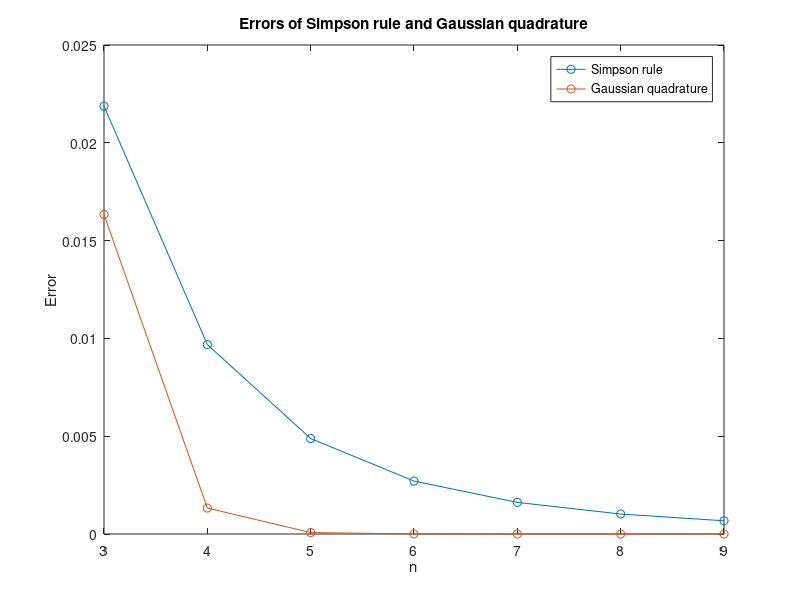

MATLAB code to generate this figure:
function simpson_vs_gauss
%{ 
    simpson_vs_gauss.m 
    ~~~~~~~~~~~~~~~~~~~
    比較辛普森積分和高斯積分的誤差。
    範例函數為 x^2*exp(x)。
    比較的範圍為 n= 3 到 10。
    高斯積分程式碼取自 https://www.mathworks.com/matlabcentral/fileexchange/4540-legendre-gauss-quadrature-weights-and-nodes
    
    Chang Kai-Po @ Jian Lab, NCTU, Taiwan, 2023/03/20

%} 

    % 目標函數
    f = @(x) x.^2 .* exp(x);

    % 解析解
    exact = @(a,b) (b.^2 - 2*b + 2) .* exp(b) - (a.^2 - 2*a + 2) .* exp(a);

    % 高斯積分
    function integral = gauss(f, a, b, n)
        [x, w] = leggauss(n, -1, 1);
        integral = (b - a) / 2 * sum(w .* f((b - a) / 2 * x + (b + a) / 2));
    end

    % 辛普森積分
    function integral = simpson(f, a, b, n)
        h = (b - a) / n;
        x = linspace(a, b, n + 1);
        y = f(x);
        integral = h / 3 * (sum(y(1:2:end-1)) + 4 * sum(y(2:2:end)) + sum(y(3:2:end)));
    end

    % 計算在 n = 5 時的精確積分值，以及辛普森積分和高斯積分的值
    exact_integral = exact(0, 10);
    simpson_integral = simpson(f, 0, 10, 10);
    gauss_integral = gauss(f, 0, 10, 5);

    % 列印結果
    simpson_error = abs(exact_integral - simpson_integral) / exact_integral;
    gauss_error = abs(exact_integral - gauss_integral) / exact_integral;

    % Print the results
    fprintf('Value for exact integral of x^2*exp(x) from 0 to 10 at n = 5: %g\n', exact_integral);
    fprintf('Value for Simpson integral of x^2*exp(x) from 0 to 10 at n = 5: %g\n', simpson_integral);
    fprintf('Value for Gauss integral of x^2*exp(x) from 0 to 10 at n = 5: %g\n', gauss_integral);
    fprintf("Simpson's rule error: %g\n", simpson_error);
    fprintf('Gaussian quadrature error: %g\n', gauss_error);

    % 計算n=3~10時的誤差
    simpson_errors = zeros(1, 7);
    gauss_errors = zeros(1, 7);
    for i = 3:9
        simpson_errors(i-2) = abs(exact_integral - simpson(f, 0, 10, 2*(i+1))) / exact_integral;
        gauss_errors(i-2) = abs(exact_integral - gauss(f, 0, 10, i+1)) / exact_integral;
    end

    % 對誤差作圖
    x = 3:9;
    plot(x, simpson_errors, 'o-', 'DisplayName', 'Simpson rule');
    hold on;
    plot(x, gauss_errors, 'o-', 'DisplayName', 'Gaussian quadrature');    
    xlabel('n');
    ylabel('Error');
    title('Errors of Simpson rule and Gaussian quadrature');
    legend('Location', 'northeast');
    
end 

function [x,w]=leggauss(N,a,b)

% lgwt.m
%
% This script is for computing definite integrals using Legendre-Gauss 
% Quadrature. Computes the Legendre-Gauss nodes and weights  on an interval
% [a,b] with truncation order N
%
% Suppose you have a continuous function f(x) which is defined on [a,b]
% which you can evaluate at any x in [a,b]. Simply evaluate it at all of
% the values contained in the x vector to obtain a vector f. Then compute
% the definite integral using sum(f.*w);
%
% Written by Greg von Winckel - 02/25/2004
N=N-1;
N1=N+1; N2=N+2;

xu=linspace(-1,1,N1)';

% Initial guess
y=cos((2*(0:N)'+1)*pi/(2*N+2))+(0.27/N1)*sin(pi*xu*N/N2);

% Legendre-Gauss Vandermonde Matrix
L=zeros(N1,N2);

% Derivative of LGVM
Lp=zeros(N1,N2);

% Compute the zeros of the N+1 Legendre Polynomial
% using the recursion relation and the Newton-Raphson method

y0=2;

% Iterate until new points are uniformly within epsilon of old points
while max(abs(y-y0))>eps
    
    
    L(:,1)=1;
    Lp(:,1)=0;
    
    L(:,2)=y;
    Lp(:,2)=1;
    
    for k=2:N1
        L(:,k+1)=( (2*k-1)*y.*L(:,k)-(k-1)*L(:,k-1) )/k;
    end
 
    Lp=(N2)*( L(:,N1)-y.*L(:,N2) )./(1-y.^2);   
    
    y0=y;
    y=y0-L(:,N2)./Lp;
    
end

% Linear map from[-1,1] to [a,b]
x=(a*(1-y)+b*(1+y))/2;      

% Compute the weights
w=(b-a)./((1-y.^2).*Lp.^2)*(N2/N1)^2;
end 
